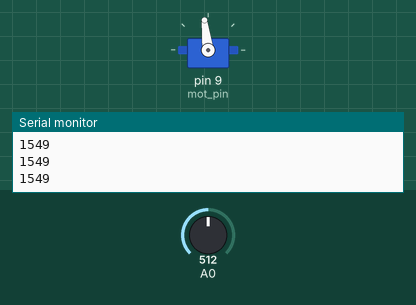
Simulated run of this sketch. Board: Arduino Uno, built with avr-gcc and run on an emulated ATmega328P. On the bench: servo, the last lines printed to the serial monitor. The inputs (shaded band) are chosen by the test bench; at power-on: A0 = 512.

Above: at 1.2 s.
1.3 s: A0 set to 716
At 1.9 s:
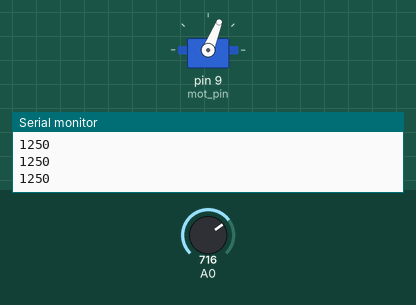
2.8 s: A0 set to 900
At 3.9 s:
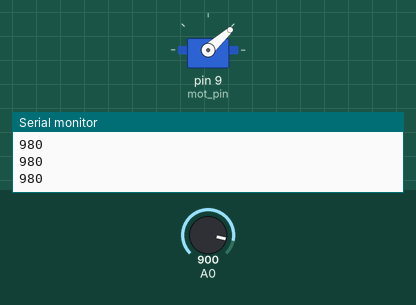
4.3 s: A0 set to 1023
At 5.4 s:
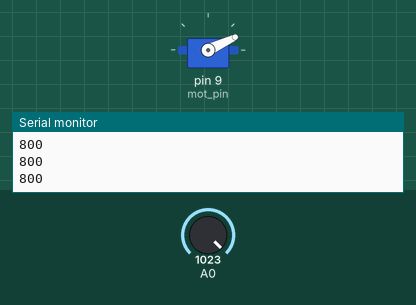
5.8 s: A0 set to 306
At 6.2 s:
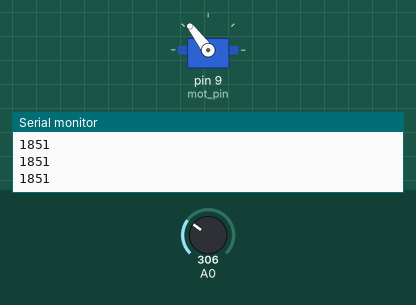
7.3 s: A0 set to 122
At 7.8 s:
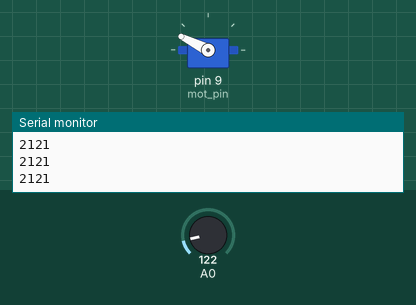
8.8 s: A0 set to 0
At 9.8 s:
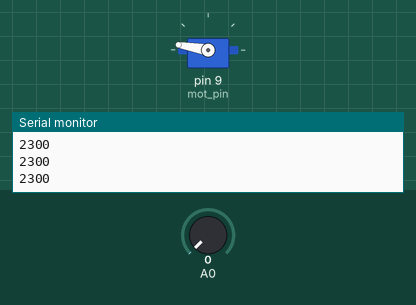
Timing chart, 0 to 11.3 s (numbered marks = the images above; inputs shaded):
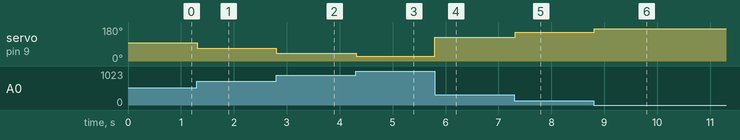

The sketch:

motor_test.ino
```cpp
// подключение библиотеки
#include <Servo.h>
// создание объекта
Servo motor;
//Пин подключения мотора
int mot_pin = 9;

void setup()
{
  // инициализация мотора
  motor.attach(mot_pin);
  Serial.begin(9600);
}

void loop()
{
   // регулирование потенциометром
   int speed=map(analogRead(A0),1023,0,800,2300);
   Serial.println(speed);
   motor.writeMicroseconds(speed);
   delay(20);
}
```

Measured:
- after the input at 1.3 s, servo on pin 9 (mot_pin): 97° → 68° at once
- after the input at 2.8 s, servo on pin 9 (mot_pin): 68° → 42° at once
- after the input at 4.3 s, servo on pin 9 (mot_pin): 42° → 25° at once
- after the input at 5.8 s, servo on pin 9 (mot_pin): 25° → 127° at once
- after the input at 7.3 s, servo on pin 9 (mot_pin): 127° → 153° at once
- after the input at 8.8 s, servo on pin 9 (mot_pin): 153° → 170° at once
